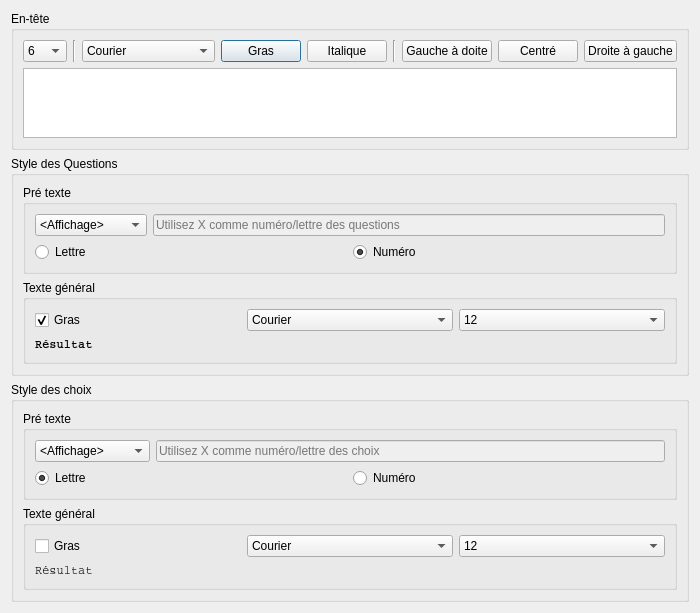
<?xml version="1.0" encoding="UTF-8"?>
<ui version="4.0">
 <class>Printer</class>
 <widget class="QDialog" name="Printer">
  <property name="geometry">
   <rect>
    <x>0</x>
    <y>0</y>
    <width>520</width>
    <height>549</height>
   </rect>
  </property>
  <property name="windowTitle">
   <string>Dialog</string>
  </property>
  <layout class="QVBoxLayout" name="verticalLayout_5">
   <item>
    <widget class="QGroupBox" name="groupBox">
     <property name="title">
      <string>En-tête</string>
     </property>
     <layout class="QVBoxLayout" name="verticalLayout_4">
      <item>
       <layout class="QVBoxLayout" name="verticalLayout_3">
        <item>
         <layout class="QHBoxLayout" name="horizontalLayout_3">
          <item>
           <widget class="QComboBox" name="fontSizeE">
            <item>
             <property name="text">
              <string>6</string>
             </property>
            </item>
            <item>
             <property name="text">
              <string>7</string>
             </property>
            </item>
            <item>
             <property name="text">
              <string>8</string>
             </property>
            </item>
            <item>
             <property name="text">
              <string>9</string>
             </property>
            </item>
            <item>
             <property name="text">
              <string>10</string>
             </property>
            </item>
            <item>
             <property name="text">
              <string>11</string>
             </property>
            </item>
            <item>
             <property name="text">
              <string>12</string>
             </property>
            </item>
            <item>
             <property name="text">
              <string>14</string>
             </property>
            </item>
            <item>
             <property name="text">
              <string>16</string>
             </property>
            </item>
            <item>
             <property name="text">
              <string>18</string>
             </property>
            </item>
            <item>
             <property name="text">
              <string>20</string>
             </property>
            </item>
            <item>
             <property name="text">
              <string>22</string>
             </property>
            </item>
            <item>
             <property name="text">
              <string>24</string>
             </property>
            </item>
            <item>
             <property name="text">
              <string>26</string>
             </property>
            </item>
            <item>
             <property name="text">
              <string>28</string>
             </property>
            </item>
            <item>
             <property name="text">
              <string>36</string>
             </property>
            </item>
            <item>
             <property name="text">
              <string>48</string>
             </property>
            </item>
            <item>
             <property name="text">
              <string>72</string>
             </property>
            </item>
           </widget>
          </item>
          <item>
           <widget class="Line" name="line">
            <property name="orientation">
             <enum>Qt::Vertical</enum>
            </property>
           </widget>
          </item>
          <item>
           <widget class="QComboBox" name="fontE">
            <item>
             <property name="text">
              <string>Courier</string>
             </property>
            </item>
            <item>
             <property name="text">
              <string>Helvetica</string>
             </property>
            </item>
            <item>
             <property name="text">
              <string>Times New Roman</string>
             </property>
            </item>
           </widget>
          </item>
          <item>
           <widget class="QPushButton" name="boldE">
            <property name="text">
             <string>Gras</string>
            </property>
            <property name="autoRepeat">
             <bool>false</bool>
            </property>
            <property name="autoExclusive">
             <bool>false</bool>
            </property>
            <property name="default">
             <bool>false</bool>
            </property>
            <property name="flat">
             <bool>false</bool>
            </property>
           </widget>
          </item>
          <item>
           <widget class="QPushButton" name="obliqueE">
            <property name="text">
             <string>Italique</string>
            </property>
           </widget>
          </item>
          <item>
           <widget class="Line" name="line_2">
            <property name="orientation">
             <enum>Qt::Vertical</enum>
            </property>
           </widget>
          </item>
          <item>
           <widget class="QPushButton" name="leftToRight">
            <property name="text">
             <string>Gauche à doite</string>
            </property>
           </widget>
          </item>
          <item>
           <widget class="QPushButton" name="center">
            <property name="text">
             <string>Centré</string>
            </property>
           </widget>
          </item>
          <item>
           <widget class="QPushButton" name="rightToLeft">
            <property name="text">
             <string>Droite à gauche</string>
            </property>
           </widget>
          </item>
         </layout>
        </item>
        <item>
         <widget class="QTextEdit" name="enTete"/>
        </item>
       </layout>
      </item>
     </layout>
    </widget>
   </item>
   <item>
    <widget class="QGroupBox" name="groupBox_5">
     <property name="title">
      <string>Style des Questions</string>
     </property>
     <layout class="QVBoxLayout" name="verticalLayout_2">
      <item>
       <widget class="QGroupBox" name="groupBox_6">
        <property name="title">
         <string>Pré texte</string>
        </property>
        <layout class="QGridLayout" name="gridLayout_4">
         <item row="0" column="0">
          <widget class="QComboBox" name="affQues">
           <item>
            <property name="text">
             <string>&lt;Affichage&gt;</string>
            </property>
           </item>
           <item>
            <property name="text">
             <string>Question X :</string>
            </property>
           </item>
           <item>
            <property name="text">
             <string>Question X /</string>
            </property>
           </item>
           <item>
            <property name="text">
             <string>Question X )</string>
            </property>
           </item>
           <item>
            <property name="text">
             <string>X :</string>
            </property>
           </item>
           <item>
            <property name="text">
             <string>X /</string>
            </property>
           </item>
           <item>
            <property name="text">
             <string>X )</string>
            </property>
           </item>
           <item>
            <property name="text">
             <string>Question n° X :</string>
            </property>
           </item>
           <item>
            <property name="text">
             <string>Question n° X /</string>
            </property>
           </item>
           <item>
            <property name="text">
             <string>Question n° X )</string>
            </property>
           </item>
           <item>
            <property name="text">
             <string>Personaliser</string>
            </property>
           </item>
          </widget>
         </item>
         <item row="0" column="1">
          <widget class="QLineEdit" name="persoQues">
           <property name="enabled">
            <bool>false</bool>
           </property>
           <property name="inputMask">
            <string/>
           </property>
           <property name="placeholderText">
            <string>Utilisez X comme numéro/lettre des questions</string>
           </property>
          </widget>
         </item>
         <item row="1" column="0" colspan="2">
          <layout class="QHBoxLayout" name="horizontalLayout_2">
           <item>
            <widget class="QRadioButton" name="lettreQ">
             <property name="text">
              <string>Lettre</string>
             </property>
             <property name="checked">
              <bool>false</bool>
             </property>
            </widget>
           </item>
           <item>
            <widget class="QRadioButton" name="numQ">
             <property name="text">
              <string>Numéro</string>
             </property>
             <property name="checked">
              <bool>true</bool>
             </property>
            </widget>
           </item>
          </layout>
         </item>
        </layout>
       </widget>
      </item>
      <item>
       <widget class="QGroupBox" name="groupBox_7">
        <property name="title">
         <string>Texte général</string>
        </property>
        <layout class="QGridLayout" name="gridLayout_5">
         <item row="0" column="0">
          <widget class="QCheckBox" name="boldQ">
           <property name="layoutDirection">
            <enum>Qt::LeftToRight</enum>
           </property>
           <property name="text">
            <string>Gras</string>
           </property>
           <property name="checked">
            <bool>true</bool>
           </property>
          </widget>
         </item>
         <item row="0" column="1">
          <widget class="QComboBox" name="fontQ">
           <item>
            <property name="text">
             <string>Courier</string>
            </property>
           </item>
           <item>
            <property name="text">
             <string>Helvetica</string>
            </property>
           </item>
           <item>
            <property name="text">
             <string>Times New Roman</string>
            </property>
           </item>
          </widget>
         </item>
         <item row="0" column="2">
          <widget class="QComboBox" name="fontSizeQ">
           <property name="currentIndex">
            <number>6</number>
           </property>
           <item>
            <property name="text">
             <string>6</string>
            </property>
           </item>
           <item>
            <property name="text">
             <string>7</string>
            </property>
           </item>
           <item>
            <property name="text">
             <string>8</string>
            </property>
           </item>
           <item>
            <property name="text">
             <string>9</string>
            </property>
           </item>
           <item>
            <property name="text">
             <string>10</string>
            </property>
           </item>
           <item>
            <property name="text">
             <string>11</string>
            </property>
           </item>
           <item>
            <property name="text">
             <string>12</string>
            </property>
           </item>
           <item>
            <property name="text">
             <string>14</string>
            </property>
           </item>
           <item>
            <property name="text">
             <string>16</string>
            </property>
           </item>
           <item>
            <property name="text">
             <string>18</string>
            </property>
           </item>
           <item>
            <property name="text">
             <string>20</string>
            </property>
           </item>
           <item>
            <property name="text">
             <string>22</string>
            </property>
           </item>
           <item>
            <property name="text">
             <string>24</string>
            </property>
           </item>
           <item>
            <property name="text">
             <string>26</string>
            </property>
           </item>
           <item>
            <property name="text">
             <string>28</string>
            </property>
           </item>
           <item>
            <property name="text">
             <string>36</string>
            </property>
           </item>
           <item>
            <property name="text">
             <string>48</string>
            </property>
           </item>
           <item>
            <property name="text">
             <string>72</string>
            </property>
           </item>
          </widget>
         </item>
         <item row="1" column="0" colspan="3">
          <widget class="QLabel" name="resultQ">
           <property name="font">
            <font>
             <family>Courier</family>
            </font>
           </property>
           <property name="text">
            <string>&lt;strong&gt;Résultat</string>
           </property>
          </widget>
         </item>
        </layout>
       </widget>
      </item>
     </layout>
    </widget>
   </item>
   <item>
    <widget class="QGroupBox" name="groupBox_2">
     <property name="title">
      <string>Style des choix</string>
     </property>
     <layout class="QVBoxLayout" name="verticalLayout">
      <item>
       <widget class="QGroupBox" name="groupBox_3">
        <property name="title">
         <string>Pré texte</string>
        </property>
        <layout class="QGridLayout" name="gridLayout_2">
         <item row="0" column="0">
          <widget class="QComboBox" name="affC">
           <item>
            <property name="text">
             <string>&lt;Affichage&gt;</string>
            </property>
           </item>
           <item>
            <property name="text">
             <string>X :</string>
            </property>
           </item>
           <item>
            <property name="text">
             <string>X /</string>
            </property>
           </item>
           <item>
            <property name="text">
             <string>X )</string>
            </property>
           </item>
           <item>
            <property name="text">
             <string>Personnaliser...</string>
            </property>
           </item>
          </widget>
         </item>
         <item row="0" column="1">
          <widget class="QLineEdit" name="persoC">
           <property name="enabled">
            <bool>false</bool>
           </property>
           <property name="inputMask">
            <string/>
           </property>
           <property name="placeholderText">
            <string>Utilisez X comme numéro/lettre des choix</string>
           </property>
          </widget>
         </item>
         <item row="1" column="0" colspan="2">
          <layout class="QHBoxLayout" name="horizontalLayout">
           <item>
            <widget class="QRadioButton" name="lettreC">
             <property name="text">
              <string>Lettre</string>
             </property>
             <property name="checked">
              <bool>true</bool>
             </property>
            </widget>
           </item>
           <item>
            <widget class="QRadioButton" name="numC">
             <property name="text">
              <string>Numéro</string>
             </property>
             <property name="checked">
              <bool>false</bool>
             </property>
            </widget>
           </item>
          </layout>
         </item>
        </layout>
       </widget>
      </item>
      <item>
       <widget class="QGroupBox" name="groupBox_4">
        <property name="title">
         <string>Texte général</string>
        </property>
        <layout class="QGridLayout" name="gridLayout_3">
         <item row="0" column="0">
          <widget class="QCheckBox" name="boldC">
           <property name="text">
            <string>Gras</string>
           </property>
          </widget>
         </item>
         <item row="0" column="1">
          <widget class="QComboBox" name="fontC">
           <item>
            <property name="text">
             <string>Courier</string>
            </property>
           </item>
           <item>
            <property name="text">
             <string>Helvetica</string>
            </property>
           </item>
           <item>
            <property name="text">
             <string>Times New Roman</string>
            </property>
           </item>
          </widget>
         </item>
         <item row="0" column="2">
          <widget class="QComboBox" name="fontSizeC">
           <property name="currentIndex">
            <number>6</number>
           </property>
           <item>
            <property name="text">
             <string>6</string>
            </property>
           </item>
           <item>
            <property name="text">
             <string>7</string>
            </property>
           </item>
           <item>
            <property name="text">
             <string>8</string>
            </property>
           </item>
           <item>
            <property name="text">
             <string>9</string>
            </property>
           </item>
           <item>
            <property name="text">
             <string>10</string>
            </property>
           </item>
           <item>
            <property name="text">
             <string>11</string>
            </property>
           </item>
           <item>
            <property name="text">
             <string>12</string>
            </property>
           </item>
           <item>
            <property name="text">
             <string>14</string>
            </property>
           </item>
           <item>
            <property name="text">
             <string>16</string>
            </property>
           </item>
           <item>
            <property name="text">
             <string>18</string>
            </property>
           </item>
           <item>
            <property name="text">
             <string>20</string>
            </property>
           </item>
           <item>
            <property name="text">
             <string>22</string>
            </property>
           </item>
           <item>
            <property name="text">
             <string>24</string>
            </property>
           </item>
           <item>
            <property name="text">
             <string>26</string>
            </property>
           </item>
           <item>
            <property name="text">
             <string>28</string>
            </property>
           </item>
           <item>
            <property name="text">
             <string>36</string>
            </property>
           </item>
           <item>
            <property name="text">
             <string>48</string>
            </property>
           </item>
           <item>
            <property name="text">
             <string>72</string>
            </property>
           </item>
          </widget>
         </item>
         <item row="1" column="0" colspan="3">
          <widget class="QLabel" name="resultC">
           <property name="font">
            <font>
             <family>Courier</family>
            </font>
           </property>
           <property name="text">
            <string>Résultat</string>
           </property>
          </widget>
         </item>
        </layout>
       </widget>
      </item>
     </layout>
    </widget>
   </item>
  </layout>
 </widget>
 <resources/>
 <connections/>
</ui>
